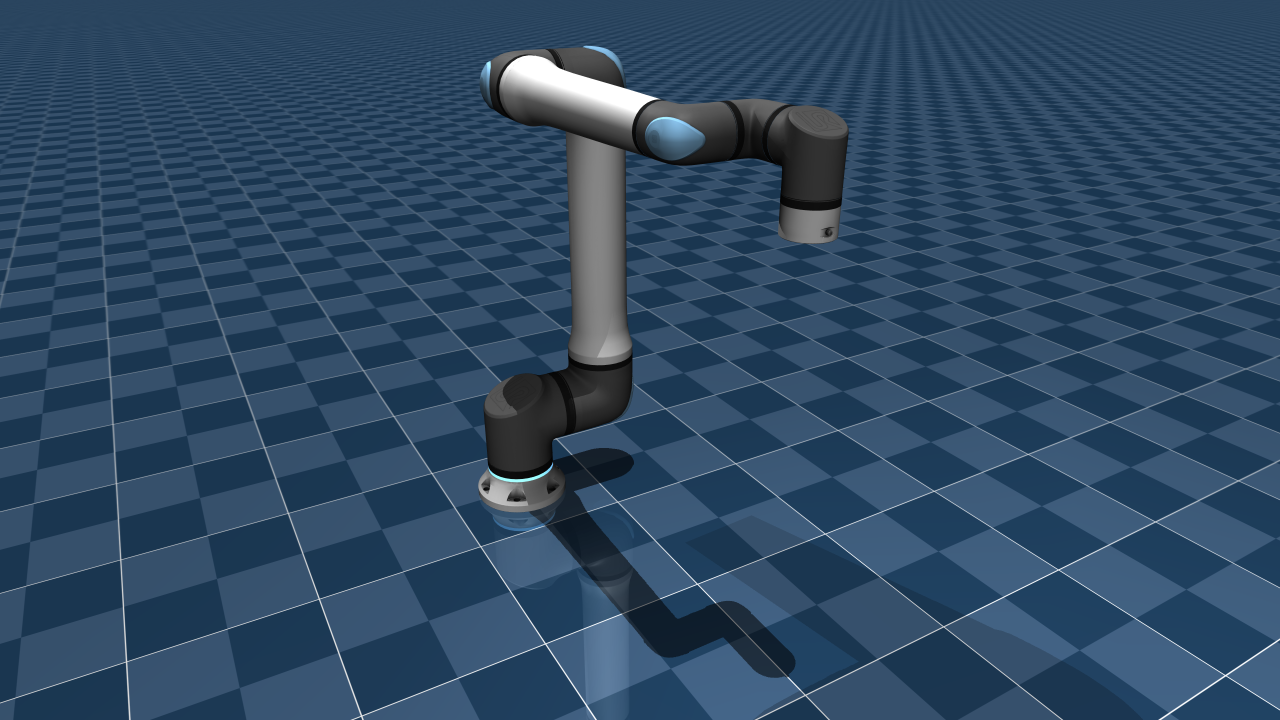
#> input picture assets/ur20_screw_station/ur20/ur20.png, 3840 x 2160 px (shown at 1/3 size)
$ python -i robot.py   (imports and definitions only)
#> lines starting #> are read from the running program, lines starting #| are printed output that depends on the picture
"""UR20 simulation adapter for the battery screw-removal scene."""

from __future__ import annotations

import base64
import io
import json
import os
import subprocess
import sys
from pathlib import Path
from typing import Any

import numpy as np
from PIL import Image
from ur20_screw.contracts import (
    Action, ActionSemantics, Box, CameraSpec, EmbodimentFault, EmbodimentInfo,
    Observation, ObservationSpace, Scene, StateField, StateSpec, StepResult,
)
from ur20_screw.target import SCREW_TARGET

ROOT = Path(__file__).resolve().parents[3]
WORKER = ROOT / "src" / "ur20_screw" / "simulation" / "worker.py"
DEFAULT_MUJOCO_PYTHON = Path.home() / "miniconda3" / "envs" / "ur20" / "bin" / "python"
PYTHON = os.environ.get(
    "MUJOCO_PYTHON",
    str(DEFAULT_MUJOCO_PYTHON if DEFAULT_MUJOCO_PYTHON.is_file() else sys.executable),
)
MAX_CARTESIAN_TARGET_DELTA_M = 0.05
XY_ALIGNMENT_TOLERANCE_M = 0.002
XY_ALIGNMENT_RELEASE_TOLERANCE_M = 0.003
VISION_XY_MOTION_MIN_CONFIDENCE = 0.7
# 旋出前用相机估计复核套筒是否真的在螺钉头上；只靠触觉/编码器判据会把
# “压在法兰上”误判为 seated。
SOCKET_VISUAL_SEATING_RADIUS_M = 0.005
CONTACT_FORCE_THRESHOLD_N = 1.0
LOCKED_APPROACH_STEP_M = 0.01
COMPLIANT_APPROACH_DISTANCE_M = 0.05
COMPLIANT_FULL_FORCE_DISTANCE_M = 0.01
COMPLIANT_LATERAL_RELEASE_DISTANCE_M = 0.05
COMPLIANT_FORCE_SETPOINT_N = 1.0


# [85 lines left out: functions force_setpoint_for_vertical_gap, limit_cartesian_target, amplify_cartesian_target, constrain_locked_approach, constrain_uncertain_lateral_target, prevent_unaligned_descent, not called in this run]


class UR20ScrewEmbodiment:
    def __init__(self, output_dir: str | os.PathLike[str] = "outputs/ur20_screw", state_id: int = 0,
                 max_steps: int = 7500, include_force: bool = False,
                 compliant_control: bool = False, spiral_search: bool = False,
                 mujoco_viewer: bool = False, action_amplification: float = 3.0,
                 twist_after_seating: bool = False) -> None:
        self.output = Path(output_dir)
        self.spiral_force_trace_path = self.output / "spiral_force_trace.jsonl"
        self.tool_tip_trajectory_path = self.output / "tool_tip_trajectory.jsonl"
        self.video_frames_dir = self.output / "video_frames"
        self.video_frame_index = 0
        self.state_id = state_id
        self.max_steps = max_steps
        self.include_force = include_force
        self.compliant_control = compliant_control
        self.spiral_search = spiral_search
        self.twist_after_seating = twist_after_seating
        if twist_after_seating and (not spiral_search or not compliant_control or not include_force):
            raise ValueError("twist_after_seating requires force feedback, compliant control, and spiral search")
        self.mujoco_viewer = mujoco_viewer
        if not np.isfinite(action_amplification) or not 1.0 <= action_amplification <= 5.0:
            raise ValueError("action_amplification must be between 1.0 and 5.0")
        self.action_amplification = float(action_amplification)
        self._last_vision_confidence = 0.0
        self._action_stream_alignment_locked = False
        self._last_vision_xy_error = np.zeros(2, dtype=float)
        self._last_screw_top_z_estimate = SCREW_TARGET.head_top_z_m
        self._last_screw_xy_estimate: np.ndarray | None = None
        self._force_proximity_latched = False
        if compliant_control and not include_force:
            raise ValueError("compliant_control requires force feedback")
        if spiral_search and not compliant_control:
            raise ValueError("spiral_search requires compliant control")
        self.environment_steps = 0
        self.physics_steps = 0
        self.spiral_internal_increments = 0
        self._last_socket_engaged = False
        self._last_visual_socket_seated = False
        self._last_engaged_seen = False
        self._last_tool_tip: np.ndarray | None = None
        self._xy_alignment_locked = False
        self._spiral_search_active = False
        self._spiral_search_guarded = False
        self._contact_seating_latched = False
        self._last_axial_contact = False
        self.process: subprocess.Popen[str] | None = None
        self._worker_env = None
        self.instruction = ""
        self.task_success = False
        self.socket_seated = False
        self.socket_turn_completed = False
        self.socket_turn_extraction_m = 0.0
        self.socket_turn_screw_delta = 0.0
        self.socket_turn_stop_reason: str | None = None
        self.max_screw_lift = 0.0
        self.engaged_seen = False
        self.info = EmbodimentInfo(
            name="ur20_screw_station",
            is_simulated=True,
            control_hz=20.0,
            capabilities=frozenset({"resettable", "renderable"}),
            action_space=Box(
                shape=(3,),
                low=np.array([-1.0, -1.0, 0.0]),
                high=np.array([1.0, 1.2, 2.0]),
                semantics=ActionSemantics(
                    control_mode="eef_abs_pose", frame="world",
                    dim_labels=("x", "y", "z"),
                    max_step=(MAX_CARTESIAN_TARGET_DELTA_M,) * 3,
                ),
            ),
            observation_space=ObservationSpace(
                cameras=tuple(CameraSpec(name, 256, 256) for name in (
                    "agentview", "wristview", "screw_front", "screw_side", "screw_back"
                )),
                state=StateSpec((StateField("eef_pos", (3,)),
                                 StateField("vision_screw_center_px", (2,)),
                                 StateField("vision_screw_position_m", (3,)),
                                 StateField("vision_screw_xy_estimate_m", (2,)),
                                 StateField("vision_screw_top_z_estimate_m", (1,)),
                                 StateField("vision_xy_error_m", (2,)),
                                 StateField("vision_confidence", (1,)),
                                 StateField("joint_pos", (6,)),
                                 StateField("joint_vel", (6,)),
                                 *((StateField("force_torque", (6,)),
                                    StateField("force_torque_compensated", (6,)),
                                    StateField("force_torque_peak_compensated", (6,))) if include_force else ()),
                                 *((StateField("force_control_state", (3,)),) if compliant_control else ()),
                                 *((StateField("spiral_axial_force_delta_n", (1,)),)
                                   if include_force and spiral_search else ()),
                                 *((StateField("spiral_search_state", (3,)),) if spiral_search else ()),
                                 *((StateField("spiral_search_exhausted", (1,)),)
                                   if spiral_search else ()),
                                 *((StateField("spiral_tactile_state", (7,)),)
                                   if include_force and spiral_search else ()),
                                 *((StateField("socket_turn_state", (3,)),) if twist_after_seating else ()))),
            ),
        docs=("UR20 with a rigidly wrist-mounted screwdriver and labeled agentview and "
              "wristview cameras. Use move_to with absolute world-frame Cartesian x, y, z "
              "targets in meters; each target change is capped at 5 cm in Euclidean "
              "distance. This is a hard safety maximum, not a recommended step size: "
              "when the target is clearly distant and the path is visibly clear, use "
              "the full allowed displacement; reduce motion size only near contact, "
              "uncertainty, or an obstacle. "
                 "The camera screw detector and calibrated camera-ray projection provide "
              "vision_screw_xy_estimate_m and vision_xy_error_m on the nominal screw-head "
              "plane; vision_screw_top_z_estimate_m is that plane's calibrated nominal Z. "
              "XY comes from the centroid of the depth samples lying on the nominal "
              "head-top plane, so a visible head side face does not bias it. The "
              "rigidly tool-mounted wristview is preferred while it sees the screw; the "
              "fixed agentview is the fallback when the wristview is occluded or cannot "
              "see it. Both are fixed calibrated cameras, not tracking cameras. "
              "These are calibrated estimates, not simulator task state. Use them "
              "only when vision_confidence is at least 0.7. Below that, hold x/y fixed and "
              "do not treat a zero error as alignment. If x/y was already aligned, the "
              "controller keeps the lock and continues the downward approach through "
              "temporary vision loss. If axial contact force is still zero and visual "
              "clearance remains, low confidence alone is not a reason to stop or call "
              "done: keep x/y fixed and continue slow downward steps toward the calibrated "
              "screw-top plane until axial force reaches 1 N. First align x/y while holding "
              "the current z, using the full safe displacement when far from the target "
              "and unobstructed. "
              + ("In force-controlled spiral-search mode, reassess image-derived x/y "
                 "error at every observation: lock x/y only while confident error is "
                 "at most 2 mm, and resume x/y correction if it later exceeds 2 mm. "
                 "While aligned, the controller enforces continued downward progress; "
                 "the move_to z target is absolute and "
                 "smaller z means down. Do not retract unless the force guard activates. "
                 if spiral_search else "")
              + "With x/y aligned, continue descending toward the visible screw top while "
              "there is clearance. "
              "The tool orientation stays fixed at the task pose "
              "and a low-level "
              "operational-space torque controller tracks that target. Use larger Cartesian "
              "motions when clearance is obvious and the target is distant; use small motions "
              "only near contact or when resolving uncertainty. Continue until visual and "
              "force evidence supports approach alignment. After axial contact, call "
              "spiral_search once only when the observed absolute Z component of "
              "force_torque_compensated reaches 1 N. Below 1 N, the tool rejects the request "
              "without advancing simulation and tells you to continue the compliant downward "
              "approach with move_to, then reassess force. After contact, do not use move_to "
              "to push through it. The search runs to completion without "
              "intermediate LLM calls. "
              "A useful visual cue is that, after the socket is properly seated over the "
              "external-hex screw head, the screw head will normally be occluded by the "
              "socket in agentview; treat this as supporting evidence, not proof by itself. "
              "Before turn_socket, the controller additionally requires a camera-based check "
              "that the estimated screw XY is within 5 mm of the socket tip; a tactile "
              "seated flag alone is not sufficient. "
              "Search runs until the tactile seating sequence is detected, a force guard fires, or the configured step limit is reached. Geometric simulator engagement is diagnostic only and does not end the search. "
              "Never infer contact or success from hidden "
              "simulator state. "
              + ("force_torque is the raw sensor wrench and force_torque_compensated is "
                 "the estimated external wrench; use compensated force and its interval "
                 "peak as contact evidence. " if include_force else "")
              + ("One OSC torque controller is used throughout. Axial force admittance "
                 "stays at 0 N while more than 5 cm above the calibrated nominal screw-top "
                 "plane, then its target follows a smooth ramp from 0 N at 5 cm to 1 N at "
                 "1 cm and remains at a 1 N setpoint after force-confirmed contact. This "
                 "is a compliant control target, not a requirement that every force sample "
                 "equal 1 N. The force zone is "
                 "armed by confident XY alignment or contact, then held through temporary "
                 "vision-confidence loss; it releases after moving more than 5 cm laterally "
                 "from the last valid screw estimate. The calibrated nominal plane is not "
                 "simulator contact truth. "
                 if compliant_control else "")
              + ("When compensated axial contact force reaches 1 N during the approach, "
                 "the controller latches contact and suspends Cartesian motion. Then call "
                 "spiral_search exactly once. The search corrects residual lateral and "
                 "hex-phase misalignment. The tip searches in "
                 "small planar increments while the socket rotates 60 degrees per "
                 "increment, with axial compliance maintained. spiral_search_state gives "
                 "active, completed increment count, and force-guard status. Seating is "
                 "confirmed from the force sensor and tool motion when the tool has moved "
                 "down at least 3 mm from contact and axial force has recovered to at least "
                 "10% of its contact baseline for 20 consecutive physics samples. The "
                 "search returns only after this condition, a force guard, or one complete "
                 "576-increment coverage. spiral_search_exhausted reports that coverage "
                 "ended without tactile seating; return control to the LLM in that case. "
                 "geometric engagement is diagnostic only and does not control the result. "
                 if spiral_search else "")
              + ("After stable socket engagement, call turn_socket when "
                 "spiral_tactile_state reports seated. The operation rotates the socket "
                 "counterclockwise through the modeled M6x1 thread until 21 mm extraction "
                 "travel is completed. The controller follows the rising screw while "
                 "maintaining axial compliance and returns only after extraction or a "
                 "force/step safety stop. "
                 "socket_turn_state contains active, signed socket angle in radians, and "
                 "completion flag. "
                 if twist_after_seating else "")
              + ("During spiral search, use the compensated force data and tool position; "
                 "the seating signal requires at least 3 mm of downward travel followed by "
                 "axial force recovery maintained for 20 physics samples. Do not infer "
                 "seating from a transient force drop or geometric simulator state. "
                 if include_force and spiral_search else "")
              + "Approach the external-hex head with visible clearance and align before "
              "descending. "
              + ("Use turn_socket for the bounded threaded screw-extraction operation. "
                 if twist_after_seating else "Do not rotate to extract the screw. ")
              + "If uncertain, inspect both labeled views before choosing the next motion."),
        )

    # [78 lines left out: functions _rpc, _record_video_frame, _observation, not called in this run]

    def reset(self, scene: Scene, *, seed: int | None = None) -> Observation:
        self.output.mkdir(parents=True, exist_ok=True)
        if self.process is None:
            env = {k: v for k, v in os.environ.items() if "API_KEY" not in k}
            env["MUJOCO_GL"] = env.get("MUJOCO_GL", "egl")
            env["PYTHONPATH"] = os.pathsep.join(
                filter(None, (str(ROOT / "src"), env.get("PYTHONPATH")))
            )
            self._worker_env = env
            self.process = subprocess.Popen([PYTHON, "-u", str(WORKER)], stdin=subprocess.PIPE, stdout=subprocess.PIPE, stderr=subprocess.DEVNULL, text=True, env=env)
        self.instruction = scene.instruction
        self.task_success = False
        self.max_screw_lift = 0.0
        self.engaged_seen = False
        self.environment_steps = 0
        self.spiral_internal_increments = 0
        self.video_frame_index = 0
        if self.video_frames_dir.exists():
            for frame in self.video_frames_dir.glob("ur20_video_*.jpg"):
                frame.unlink()
        data = self._rpc({"op": "reset", "state_id": self.state_id,
                          "include_force": self.include_force,
                          "open_viewer": self.mujoco_viewer})
        self._record_video_frame(data)
        self.physics_steps = int(data["steps"])
        self._last_socket_engaged = bool(data["socket_engaged"])
        self._last_visual_socket_seated = self._visual_socket_seated(data)
        self._last_engaged_seen = bool(data["engaged_seen"])
        self._last_tool_tip = np.asarray(data["sites"]["tool_tip"], dtype=float)
        self._last_vision_confidence = float(data["vision_confidence"])
        self._last_vision_xy_error = np.asarray(data["vision_xy_error_m"], dtype=float)
        self._last_screw_top_z_estimate = float(data["vision_screw_top_z_estimate_m"])
        self._xy_alignment_locked = self._vision_xy_aligned(
            data, currently_locked=self._xy_alignment_locked
        )
        self._force_proximity_latched = self._xy_alignment_locked
        if self._last_vision_confidence >= VISION_XY_MOTION_MIN_CONFIDENCE:
            self._last_screw_xy_estimate = np.asarray(
                data["vision_screw_xy_estimate_m"], dtype=float
            )
        self._spiral_search_active = False
        self._spiral_search_guarded = False
        self._contact_seating_latched = False
        self._last_axial_contact = self._has_axial_contact(data)
        self.socket_seated = False
        self.socket_turn_completed = False
        self.socket_turn_extraction_m = 0.0
        self.socket_turn_screw_delta = 0.0
        self.socket_turn_stop_reason = None
        return self._observation(data, self.instruction, self.include_force,
                                 self.compliant_control, self.spiral_search,
                                 self.twist_after_seating)

    # [342 lines left out: functions step, _vision_xy_aligned, _visual_socket_seated, _has_axial_contact, not called in this run]

    def begin_action_stream(self) -> None:
        """Capture the control phase before executing a bounded waypoint segment."""
        self._action_stream_alignment_locked = bool(self._xy_alignment_locked)

    # [38 lines left out: functions action_stream_should_commit, _run_spiral_increment, close, not called in this run]

>>> import cv2
>>> picture = cv2.imread('../../../assets/ur20_screw_station/ur20/ur20.png', cv2.IMREAD_GRAYSCALE)
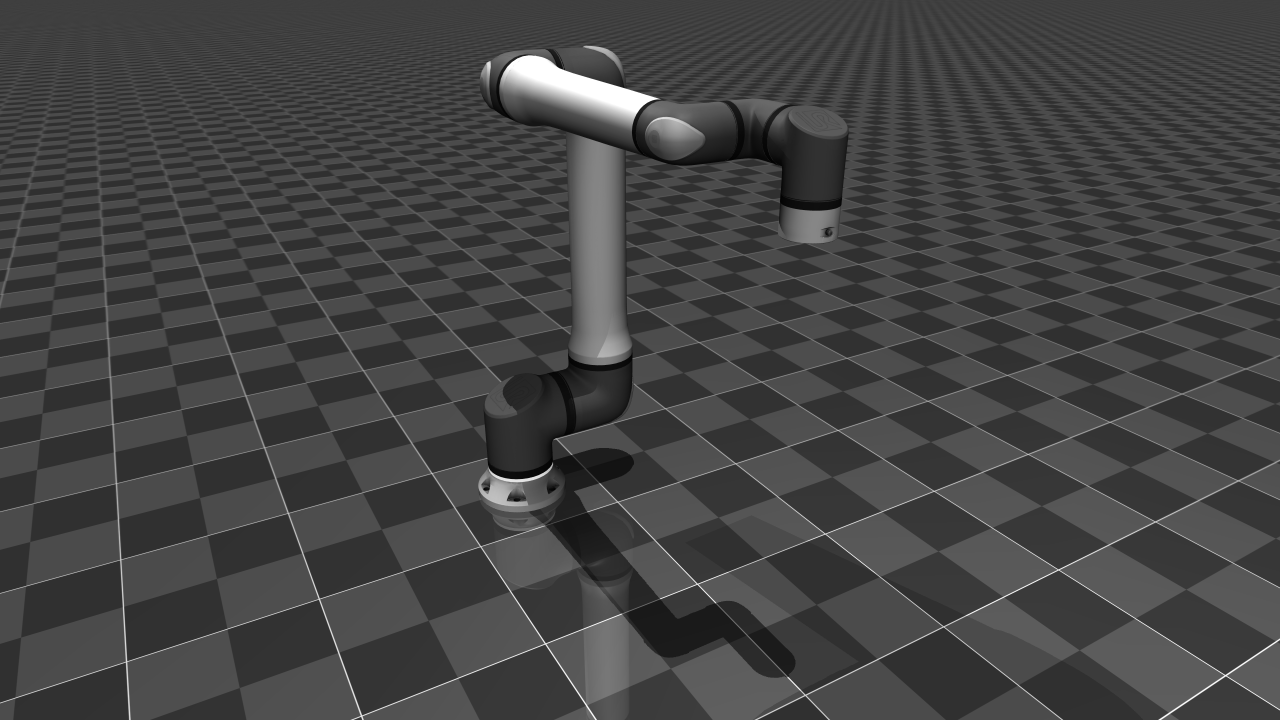
#> picture: shape (2160, 3840) (shown at 1/3 size); min 1, max 255, mean 67.1
>>> result = UR20ScrewEmbodiment().reset(picture)
#> (the run stopped early here; a loop or call above may not have finished)
